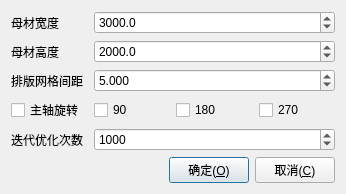
<?xml version="1.0" encoding="UTF-8"?>
<ui version="4.0">
 <class>TSettingDlg</class>
 <widget class="QDialog" name="TSettingDlg">
  <property name="geometry">
   <rect>
    <x>0</x>
    <y>0</y>
    <width>346</width>
    <height>177</height>
   </rect>
  </property>
  <property name="windowTitle">
   <string>母材设置</string>
  </property>
  <layout class="QVBoxLayout" name="verticalLayout">
   <item>
    <layout class="QGridLayout" name="gridLayout">
     <item row="3" column="0">
      <widget class="QCheckBox" name="mOOBBRotCBox">
       <property name="text">
        <string>主轴旋转</string>
       </property>
      </widget>
     </item>
     <item row="1" column="0">
      <widget class="QLabel" name="label_2">
       <property name="text">
        <string>母材高度</string>
       </property>
      </widget>
     </item>
     <item row="2" column="0">
      <widget class="QLabel" name="label_3">
       <property name="text">
        <string>排版网格间距</string>
       </property>
      </widget>
     </item>
     <item row="3" column="1">
      <widget class="QCheckBox" name="mRot90CBox">
       <property name="text">
        <string>90</string>
       </property>
      </widget>
     </item>
     <item row="3" column="2">
      <widget class="QCheckBox" name="mRot180CBox">
       <property name="text">
        <string>180</string>
       </property>
      </widget>
     </item>
     <item row="3" column="3">
      <widget class="QCheckBox" name="mRot270CBox">
       <property name="text">
        <string>270</string>
       </property>
      </widget>
     </item>
     <item row="0" column="1" colspan="3">
      <widget class="QDoubleSpinBox" name="mWidthSBox">
       <property name="decimals">
        <number>1</number>
       </property>
       <property name="minimum">
        <double>1.000000000000000</double>
       </property>
       <property name="maximum">
        <double>100000.000000000000000</double>
       </property>
       <property name="value">
        <double>3000.000000000000000</double>
       </property>
      </widget>
     </item>
     <item row="2" column="1" colspan="3">
      <widget class="QDoubleSpinBox" name="mDeltaSBox">
       <property name="decimals">
        <number>3</number>
       </property>
       <property name="minimum">
        <double>0.100000000000000</double>
       </property>
       <property name="maximum">
        <double>100000.000000000000000</double>
       </property>
       <property name="value">
        <double>5.000000000000000</double>
       </property>
      </widget>
     </item>
     <item row="0" column="0">
      <widget class="QLabel" name="label">
       <property name="text">
        <string>母材宽度</string>
       </property>
      </widget>
     </item>
     <item row="1" column="1" colspan="3">
      <widget class="QDoubleSpinBox" name="mHeightSBox">
       <property name="decimals">
        <number>1</number>
       </property>
       <property name="minimum">
        <double>1.000000000000000</double>
       </property>
       <property name="maximum">
        <double>100000.000000000000000</double>
       </property>
       <property name="value">
        <double>2000.000000000000000</double>
       </property>
      </widget>
     </item>
     <item row="4" column="0">
      <widget class="QLabel" name="label_4">
       <property name="text">
        <string>迭代优化次数</string>
       </property>
      </widget>
     </item>
     <item row="4" column="1" colspan="3">
      <widget class="QSpinBox" name="mMaxIterSBox">
       <property name="minimum">
        <number>0</number>
       </property>
       <property name="maximum">
        <number>100000</number>
       </property>
       <property name="value">
        <number>1000</number>
       </property>
      </widget>
     </item>
    </layout>
   </item>
   <item>
    <spacer name="verticalSpacer">
     <property name="orientation">
      <enum>Qt::Vertical</enum>
     </property>
     <property name="sizeHint" stdset="0">
      <size>
       <width>20</width>
       <height>7</height>
      </size>
     </property>
    </spacer>
   </item>
   <item>
    <layout class="QHBoxLayout" name="horizontalLayout">
     <item>
      <spacer name="horizontalSpacer">
       <property name="orientation">
        <enum>Qt::Horizontal</enum>
       </property>
       <property name="sizeHint" stdset="0">
        <size>
         <width>40</width>
         <height>20</height>
        </size>
       </property>
      </spacer>
     </item>
     <item>
      <widget class="QPushButton" name="mOkBtn">
       <property name="text">
        <string>确定(&amp;O)</string>
       </property>
      </widget>
     </item>
     <item>
      <widget class="QPushButton" name="mCancelBtn">
       <property name="text">
        <string>取消(&amp;C)</string>
       </property>
      </widget>
     </item>
    </layout>
   </item>
  </layout>
 </widget>
 <layoutdefault spacing="6" margin="11"/>
 <tabstops>
  <tabstop>mWidthSBox</tabstop>
  <tabstop>mHeightSBox</tabstop>
  <tabstop>mDeltaSBox</tabstop>
  <tabstop>mOkBtn</tabstop>
  <tabstop>mCancelBtn</tabstop>
 </tabstops>
 <resources/>
 <connections/>
</ui>
